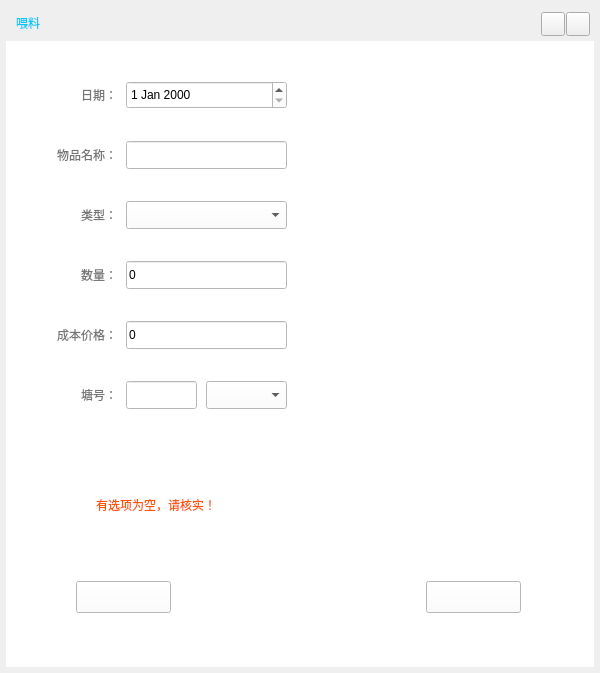
<?xml version="1.0" encoding="UTF-8"?>
<ui version="4.0">
 <class>AddFeedingWidget</class>
 <widget class="QWidget" name="AddFeedingWidget">
  <property name="geometry">
   <rect>
    <x>0</x>
    <y>0</y>
    <width>600</width>
    <height>673</height>
   </rect>
  </property>
  <property name="minimumSize">
   <size>
    <width>600</width>
    <height>673</height>
   </size>
  </property>
  <property name="maximumSize">
   <size>
    <width>600</width>
    <height>700</height>
   </size>
  </property>
  <property name="windowTitle">
   <string>饲料药品入库管理</string>
  </property>
  <layout class="QVBoxLayout" name="verticalLayout">
   <property name="spacing">
    <number>0</number>
   </property>
   <property name="leftMargin">
    <number>6</number>
   </property>
   <property name="topMargin">
    <number>6</number>
   </property>
   <property name="rightMargin">
    <number>6</number>
   </property>
   <property name="bottomMargin">
    <number>6</number>
   </property>
   <item>
    <widget class="QWidget" name="pop_widget_title" native="true">
     <property name="minimumSize">
      <size>
       <width>0</width>
       <height>35</height>
      </size>
     </property>
     <property name="maximumSize">
      <size>
       <width>16777214</width>
       <height>35</height>
      </size>
     </property>
     <widget class="QPushButton" name="pop_close_btn">
      <property name="geometry">
       <rect>
        <x>560</x>
        <y>6</y>
        <width>24</width>
        <height>24</height>
       </rect>
      </property>
      <property name="text">
       <string/>
      </property>
     </widget>
     <widget class="QPushButton" name="pop_min_btn">
      <property name="geometry">
       <rect>
        <x>535</x>
        <y>6</y>
        <width>24</width>
        <height>24</height>
       </rect>
      </property>
      <property name="text">
       <string/>
      </property>
     </widget>
     <widget class="QLabel" name="title_lab">
      <property name="geometry">
       <rect>
        <x>10</x>
        <y>3</y>
        <width>151</width>
        <height>28</height>
       </rect>
      </property>
      <property name="styleSheet">
       <string notr="true">font: 75 12pt &quot;微软雅黑&quot;;
color: rgb(0, 200, 255);</string>
      </property>
      <property name="text">
       <string>喂料</string>
      </property>
     </widget>
    </widget>
   </item>
   <item>
    <widget class="QWidget" name="widget" native="true">
     <property name="styleSheet">
      <string notr="true">background-color: rgb(255, 255, 255);</string>
     </property>
     <widget class="QPushButton" name="pop_cancle_btn">
      <property name="geometry">
       <rect>
        <x>70</x>
        <y>540</y>
        <width>95</width>
        <height>32</height>
       </rect>
      </property>
      <property name="text">
       <string/>
      </property>
     </widget>
     <widget class="QPushButton" name="pop_commit_btn">
      <property name="geometry">
       <rect>
        <x>420</x>
        <y>540</y>
        <width>95</width>
        <height>32</height>
       </rect>
      </property>
      <property name="text">
       <string/>
      </property>
     </widget>
     <widget class="QLabel" name="remake_lab_2">
      <property name="geometry">
       <rect>
        <x>30</x>
        <y>40</y>
        <width>81</width>
        <height>28</height>
       </rect>
      </property>
      <property name="styleSheet">
       <string notr="true">color: rgb(117, 117, 117);
font: 75 12pt &quot;微软雅黑&quot;;</string>
      </property>
      <property name="text">
       <string>日期：</string>
      </property>
      <property name="alignment">
       <set>Qt::AlignRight|Qt::AlignTrailing|Qt::AlignVCenter</set>
      </property>
     </widget>
     <widget class="QDateEdit" name="dateEdit">
      <property name="geometry">
       <rect>
        <x>120</x>
        <y>40</y>
        <width>161</width>
        <height>28</height>
       </rect>
      </property>
      <property name="styleSheet">
       <string notr="true">color: rgb(0, 0, 0);</string>
      </property>
     </widget>
     <widget class="QLabel" name="remake_lab_5">
      <property name="geometry">
       <rect>
        <x>30</x>
        <y>100</y>
        <width>81</width>
        <height>28</height>
       </rect>
      </property>
      <property name="styleSheet">
       <string notr="true">color: rgb(117, 117, 117);
font: 75 12pt &quot;微软雅黑&quot;;</string>
      </property>
      <property name="text">
       <string>物品名称：</string>
      </property>
      <property name="alignment">
       <set>Qt::AlignRight|Qt::AlignTrailing|Qt::AlignVCenter</set>
      </property>
     </widget>
     <widget class="QLineEdit" name="subject_name_Edit">
      <property name="geometry">
       <rect>
        <x>120</x>
        <y>100</y>
        <width>161</width>
        <height>28</height>
       </rect>
      </property>
      <property name="readOnly">
       <bool>true</bool>
      </property>
     </widget>
     <widget class="QLabel" name="error_lab">
      <property name="geometry">
       <rect>
        <x>90</x>
        <y>450</y>
        <width>381</width>
        <height>28</height>
       </rect>
      </property>
      <property name="styleSheet">
       <string notr="true">font: 75 12pt &quot;微软雅黑&quot;;
color: rgb(255, 85, 0);</string>
      </property>
      <property name="text">
       <string>有选项为空，请核实！</string>
      </property>
     </widget>
     <widget class="QLabel" name="remake_lab_10">
      <property name="geometry">
       <rect>
        <x>30</x>
        <y>280</y>
        <width>81</width>
        <height>28</height>
       </rect>
      </property>
      <property name="styleSheet">
       <string notr="true">color: rgb(117, 117, 117);
font: 75 12pt &quot;微软雅黑&quot;;</string>
      </property>
      <property name="text">
       <string>成本价格：</string>
      </property>
      <property name="alignment">
       <set>Qt::AlignRight|Qt::AlignTrailing|Qt::AlignVCenter</set>
      </property>
     </widget>
     <widget class="QLineEdit" name="pice_Edit">
      <property name="geometry">
       <rect>
        <x>120</x>
        <y>280</y>
        <width>161</width>
        <height>28</height>
       </rect>
      </property>
      <property name="text">
       <string>0</string>
      </property>
      <property name="frame">
       <bool>true</bool>
      </property>
      <property name="readOnly">
       <bool>true</bool>
      </property>
     </widget>
     <widget class="QLineEdit" name="Number_Edit">
      <property name="geometry">
       <rect>
        <x>120</x>
        <y>220</y>
        <width>161</width>
        <height>28</height>
       </rect>
      </property>
      <property name="text">
       <string>0</string>
      </property>
      <property name="frame">
       <bool>true</bool>
      </property>
     </widget>
     <widget class="QLabel" name="remake_lab_11">
      <property name="geometry">
       <rect>
        <x>30</x>
        <y>220</y>
        <width>81</width>
        <height>28</height>
       </rect>
      </property>
      <property name="styleSheet">
       <string notr="true">color: rgb(117, 117, 117);
font: 75 12pt &quot;微软雅黑&quot;;</string>
      </property>
      <property name="text">
       <string>数量：</string>
      </property>
      <property name="alignment">
       <set>Qt::AlignRight|Qt::AlignTrailing|Qt::AlignVCenter</set>
      </property>
     </widget>
     <widget class="QLabel" name="remake_lab_12">
      <property name="geometry">
       <rect>
        <x>30</x>
        <y>340</y>
        <width>81</width>
        <height>28</height>
       </rect>
      </property>
      <property name="styleSheet">
       <string notr="true">color: rgb(117, 117, 117);
font: 75 12pt &quot;微软雅黑&quot;;</string>
      </property>
      <property name="text">
       <string>塘号：</string>
      </property>
      <property name="alignment">
       <set>Qt::AlignRight|Qt::AlignTrailing|Qt::AlignVCenter</set>
      </property>
     </widget>
     <widget class="QLineEdit" name="area_Edit">
      <property name="geometry">
       <rect>
        <x>120</x>
        <y>340</y>
        <width>71</width>
        <height>28</height>
       </rect>
      </property>
      <property name="text">
       <string/>
      </property>
      <property name="frame">
       <bool>true</bool>
      </property>
      <property name="readOnly">
       <bool>true</bool>
      </property>
     </widget>
     <widget class="QComboBox" name="comboBox">
      <property name="geometry">
       <rect>
        <x>200</x>
        <y>340</y>
        <width>81</width>
        <height>28</height>
       </rect>
      </property>
     </widget>
     <widget class="QLabel" name="remake_lab_13">
      <property name="geometry">
       <rect>
        <x>30</x>
        <y>160</y>
        <width>81</width>
        <height>28</height>
       </rect>
      </property>
      <property name="styleSheet">
       <string notr="true">color: rgb(117, 117, 117);
font: 75 12pt &quot;微软雅黑&quot;;</string>
      </property>
      <property name="text">
       <string>类型：</string>
      </property>
      <property name="alignment">
       <set>Qt::AlignRight|Qt::AlignTrailing|Qt::AlignVCenter</set>
      </property>
     </widget>
     <widget class="QComboBox" name="type_comboBox">
      <property name="geometry">
       <rect>
        <x>120</x>
        <y>160</y>
        <width>161</width>
        <height>28</height>
       </rect>
      </property>
     </widget>
    </widget>
   </item>
  </layout>
 </widget>
 <resources/>
 <connections/>
</ui>
